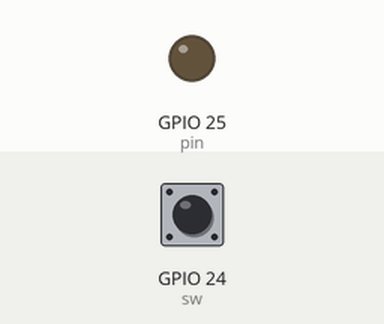
The program below on a simulated Raspberry Pi (BCM pin numbers). Parts: output pins drawn as LEDs (lit = HIGH). The test bench sets the inputs (shaded band); at power-on: GPIO 24 (sw) LOW.

Above: at 1.2 s.
1.3 s: GPIO 24 (sw) pulled HIGH for 0.15 s
At 2.0 s:
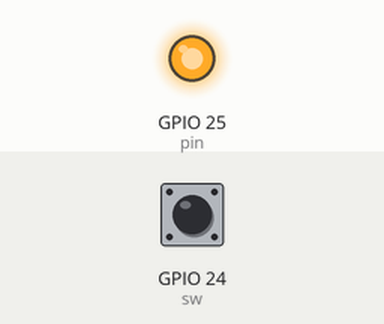
2.9 s: GPIO 24 (sw) pulled HIGH for 1 s
At 3.2 s:
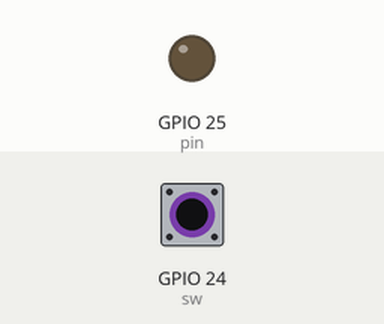
5.4 s: GPIO 24 (sw) pulled HIGH for 3.2 s
At 6.3 s:
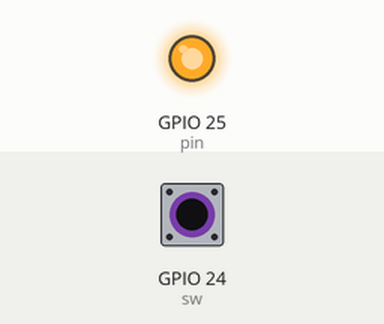
Timing chart, 0 to 8.4 s (numbered marks = the images above; inputs shaded):
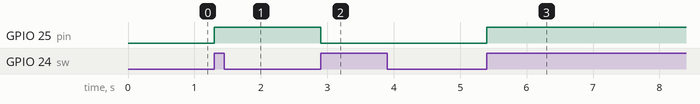

Measured:
- after the input at 1.3 s, GPIO 25 (pin): LOW → HIGH at once
- after the input at 2.9 s, GPIO 25 (pin): HIGH → LOW at once
- after the input at 5.4 s, GPIO 25 (pin): LOW → HIGH at once

The program:

05-03-sw-pd-event.py
```python
import RPi.GPIO as GPIO
from time import sleep

pin = 25
sw = 24
interval_sec = 0.05

def my_callback(channel):
    if channel != sw:
        return

    global stat
    stat = not stat
    GPIO.output(pin, stat)

GPIO.setmode(GPIO.BCM)
GPIO.setup(pin, GPIO.OUT, initial=GPIO.LOW)
GPIO.setup(sw, GPIO.IN, pull_up_down=GPIO.PUD_DOWN)
GPIO.add_event_detect(sw, GPIO.RISING, callback=my_callback, bouncetime=200)

stat = False
try:
    while True:
        sleep(interval_sec)

except KeyboardInterrupt:
    pass

GPIO.cleanup()
```
